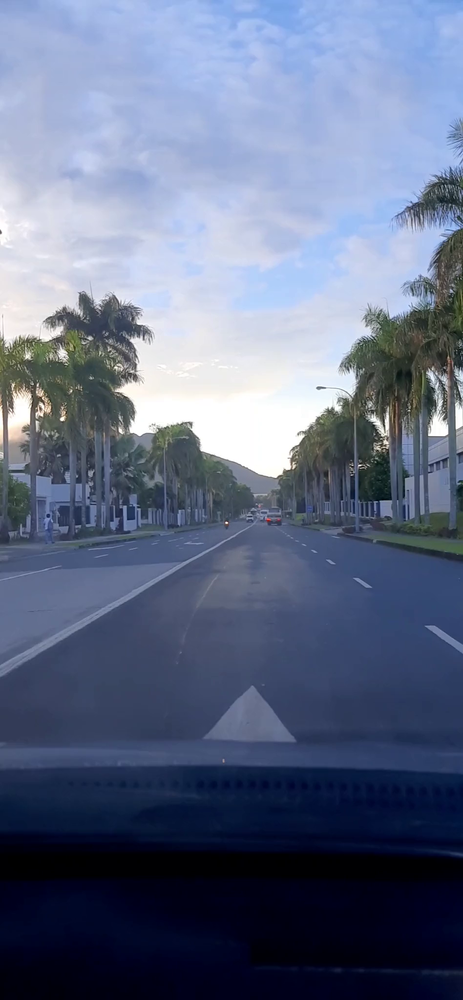
#> input picture lane1_image.png, 463 x 1000 px, shrunk from 948 x 2048 before the run
$ python -i utils.py   (imports and definitions only)
#> lines starting #> are read from the running program, lines starting #| are printed output that depends on the picture; after the words box and inside, x2 and y2 are one past the last pixel; in counts of white or black regions, pixels touching at a corner belong together
#> further down, picture is the input picture: shape (1000, 463, 3); mean B, G, R 135.2, 109.2, 98.4
import cv2
import numpy as np
import math

def region_of_interest(image, vertices):
    # create a mask of black color, get image channel count, and create match color for mask
    mask = np.zeros_like(image)
    # channel_count = image.shape[2]
    # match_mask_color = (255, )* channel_count
    match_mask_color = 255

    # extract region of interest from image, fill mask with roi, and return image
    cv2.fillPoly(mask, vertices, match_mask_color)
    masked_image = cv2.bitwise_and(image, mask)
    return masked_image


def draw_lines(image, lines):
    image_copy = image.copy()
    blank_image = np.zeros((image_copy.shape[0], image_copy.shape[1], 3), dtype=np.uint8)

    # loop through lines
    for line in lines:
        for x1, y1, x2, y2 in line:
            cv2.line(blank_image, (x1, y1), (x2, y2), (0, 255, 0), 2)

    # merge blank image with original image
    image = cv2.addWeighted(image, 0.8, blank_image, 1, gamma=0.0)
    return image

def process_frame(frame):
    # get image width and heigh
    width = frame.shape[1]
#> width = 463
    height = frame.shape[0]
#> height = 1000

    # define region of interest
    region_of_interest_vertices = [
        (0, height),
        #(width/2 - 150, height/2 - 50),
        #(width/2, height/2 - 50),
        (width/2 , height/2 -100),
        (width, height)
    ]
#> region_of_interest_vertices = [(0, 1000), (231.5, 400), (463, 1000)]

    # convert cropped image to grayscale
    gray_image = cv2.cvtColor(frame, cv2.COLOR_BGR2GRAY)
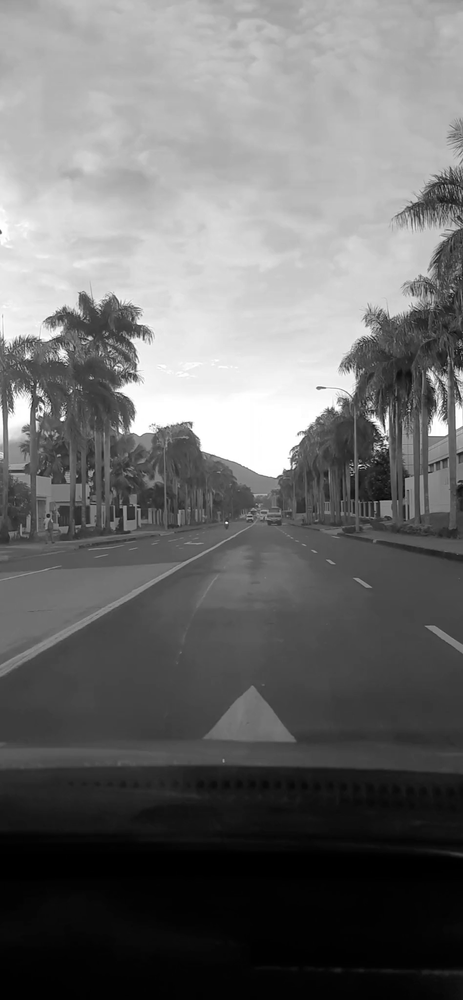
#> gray_image: shape (1000, 463); min 0, max 255, mean 108.9

    # apply canny detection on image
    canny_image = cv2.Canny(gray_image, threshold1=20, threshold2=90)
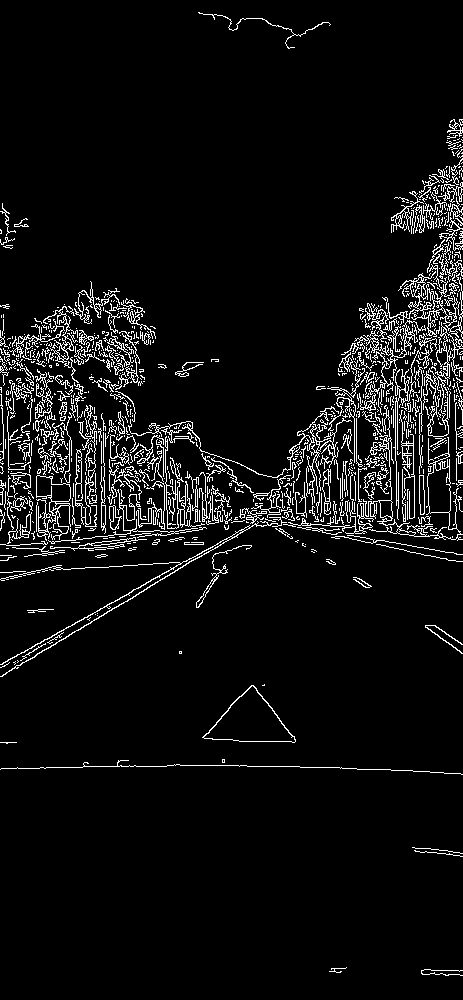
#> canny_image: shape (1000, 463); 6% white in thin lines or dots

    # cropped image
    cropped_image = region_of_interest(canny_image, np.array([region_of_interest_vertices], dtype=np.int32),)
#> in region_of_interest, `cv2.fillPoly(mask, vertices, match_mask_color)`:
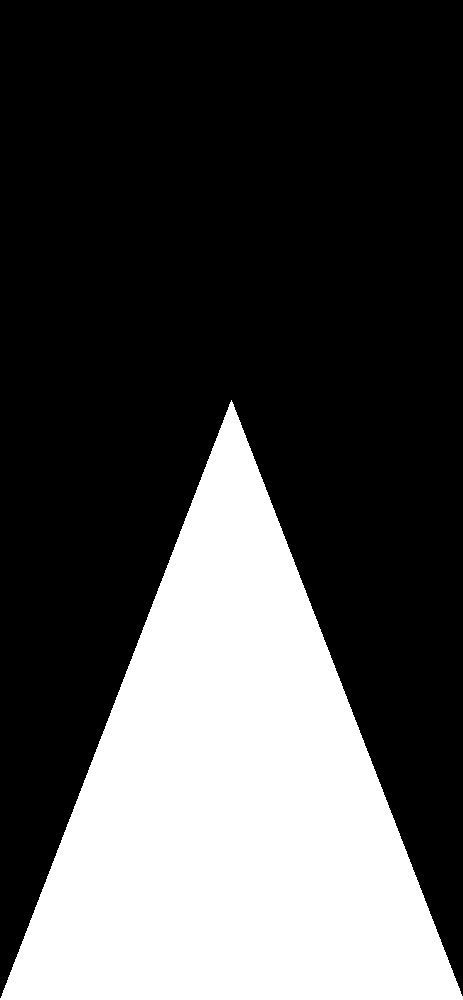
#> mask: shape (1000, 463); 30.1% white; 1 white region, box (x1, y1, x2, y2) and area: (0, 400, 463, 1000) 139431
#> in region_of_interest, `masked_image = cv2.bitwise_and(image, mask)`:
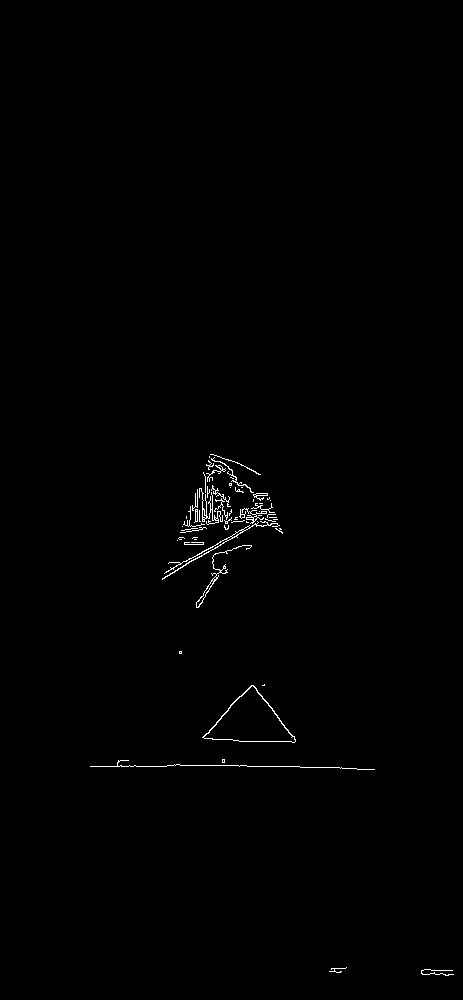
#> masked_image: shape (1000, 463); 0.54% white in thin lines or dots, all inside (x1, y1, x2, y2) = (90, 454, 454, 976)

    # detect lines using probablistic hough transform
    lines = cv2.HoughLinesP(cropped_image, rho=6, theta=math.pi/60, threshold=160, lines=np.array([]), minLineLength=40, maxLineGap=40)
#> lines = 14 rows, first 6: [117, 765, 246, 765], [213, 549, 271, 512], [196, 606, 261, 493], [209, 456, 215, 580], [186, 517, 276, 517], [164, 578, 266, 512]

    # draw lines on image
    image_lines = draw_lines(frame, lines)
#> the loop in draw_lines, `for line in lines:` made 14 passes
#> line on passes 1 to 12: [[117, 765, 246, 765]], [[213, 549, 271, 512]], [[196, 606, 261, 493]], [[209, 456, 215, 580]], [[186, 517, 276, 517]], [[164, 578, 266, 512]], [[201, 556, 201, 488]], [[170, 573, 215, 455]], [[185, 564, 220, 457]], [[196, 604, 260, 493]], [[90, 766, 166, 766]], [[166, 576, 219, 456]]
#> in draw_lines, `image = cv2.addWeighted(image, 0.8, blank_image, 1, gamma=0.0)`:
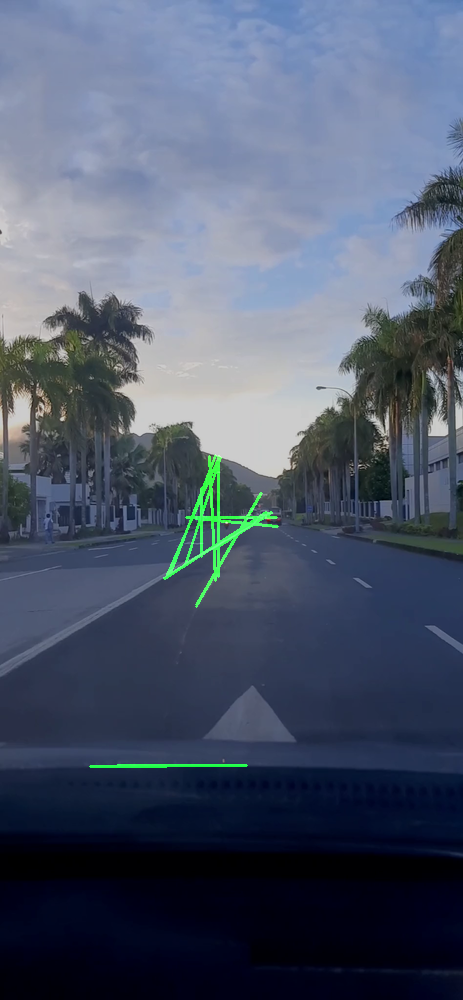
#> image: shape (1000, 463, 3); mean of channels 0, 1, 2 108.2, 88.7, 78.7; drawn as B, G, R

    return image_lines

>>> import cv2
>>> picture = cv2.imread('lane1_image.png')
>>> result = process_frame(picture)
